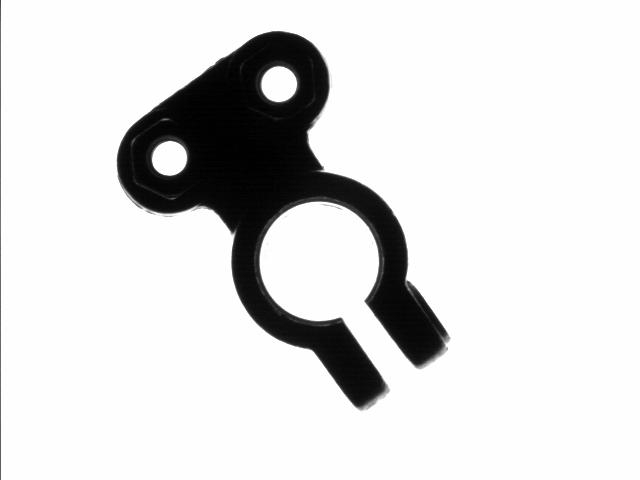
#> input picture Images/Battery/BAT0001.PNG, 640 x 480 px
$ jupyter execute Notebook_5.ipynb   (shell and % lines are left out)
#> lines starting #> are read from the running program, lines starting #| are printed output that depends on the picture; after the words box and inside, x2 and y2 are one past the last pixel; in counts of white or black regions, pixels touching at a corner belong together
# Image segmentation with OpenCV

[cell 1]
import cv2
import numpy as np

from matplotlib import pyplot as plt

#### 1. Load the images 'Battery/BAT0001.PNG' and 'Oil Filter/OilFilt1.jpg' (`im1` and `im2`) and show them in a figure.

[cell 2]
im1 = cv2.imread('../Images/Battery/BAT0001.PNG', 0)
#> im1 is the input picture: shape (480, 640); min 0, max 255, mean 220.4
im2 = cv2.imread('../Images/Oil Filter/OilFilt1.jpg', 0)
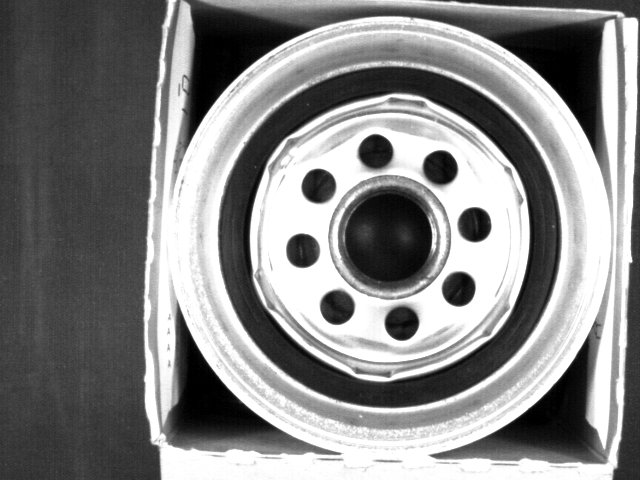
#> input picture Images/Oil Filter/OilFilt1.jpg, 640 x 480 px
#> im2 is the input picture: shape (480, 640); min 0, max 255, mean 133.2

plt.figure(0)
plt.subplot(2, 1, 1), plt.imshow(im1, 'gray')
plt.subplot(2, 1, 2), plt.imshow(im2, 'gray')
plt.show()
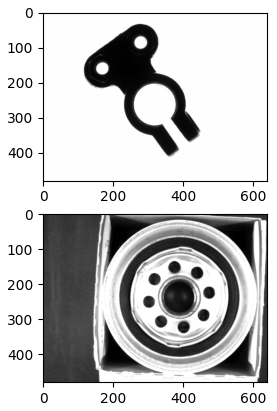
#> figure drawn by matplotlib, 2 panels

#### 2. Use the function cv2.HoughCircles() to detect circles in the images `im1` and `im2`.

Unfortunately, the Hough technique to find circles depends of a great number of parameters to make the algorithm both accurate and fast. You need to tune the parameters until you find an useful result.

[cell 3]
circles = cv2.HoughCircles(im1, cv2.HOUGH_GRADIENT, 1, 40, param1=50, param2=60, minRadius=0, maxRadius=0)
#> circles = [[318.5, 260.5, 59.3], [170.5, 163.5, 54.2], [279.5, 81.5, 49.9]]

[cell 4]
cim1 = cv2.cvtColor(im1, cv2.COLOR_GRAY2RGB)

for i in circles[0, :]:
    cv2.circle(cim1, (i[0], i[1]), i[2], (0, 255, 0), 2) # draw the circle in green
    cv2.circle(cim1, (i[0], i[1]), 2, (255, 0, 0), 3) # draw the center in red
#> this loop made 3 passes
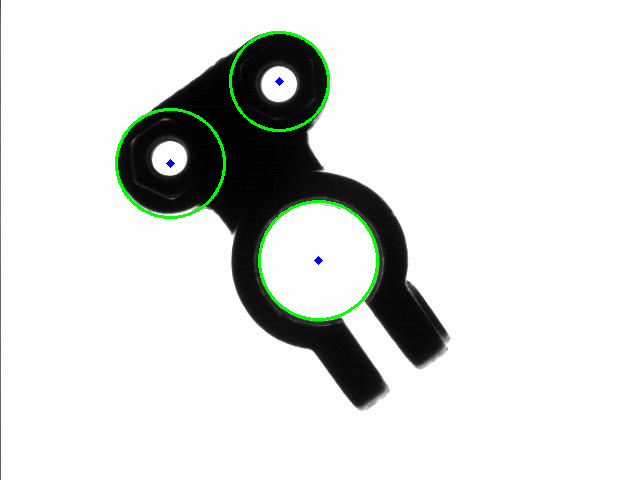
#> cim1: shape (480, 640, 3); 1.03% of pixels changed, all inside (x1, y1, x2, y2) = (115, 31, 379, 321)

plt.figure(1)
plt.imshow(cim1)
plt.show()

However, the same parameters won't work for different types of images. **Note**: this will take a while.

[cell 5]
circles = cv2.HoughCircles(im2, cv2.HOUGH_GRADIENT, 1, 40, param1=50, param2=60, minRadius=0, maxRadius=0)
#> circles = 87 rows, first 8: [389.5, 226.5, 185.9], [316.5, 232.5, 228.3], [367.5, 261.5, 172], [406.5, 272.5, 172.8], [442.5, 194.5, 193.5], [277.5, 285.5, 171.5], [345.5, 185.5, 154], [366.5, 301.5, 143.9]

[cell 6]
cim2 = cv2.cvtColor(im2, cv2.COLOR_GRAY2RGB)

for i in circles[0, :]:
    cv2.circle(cim2, (i[0], i[1]), i[2], (0, 255, 0), 2)
    cv2.circle(cim2, (i[0], i[1]), 2, (255, 0, 0), 3)
#> this loop made 87 passes
#> i on passes 1 to 12: [389.5, 226.5, 185.9], [316.5, 232.5, 228.3], [367.5, 261.5, 172], [406.5, 272.5, 172.8], [442.5, 194.5, 193.5], [277.5, 285.5, 171.5], [345.5, 185.5, 154], [366.5, 301.5, 143.9], [454.5, 279.5, 134], [327.5, 282.5, 133.5], [483.5, 247.5, 138.9], [410.5, 165.5, 133.2]
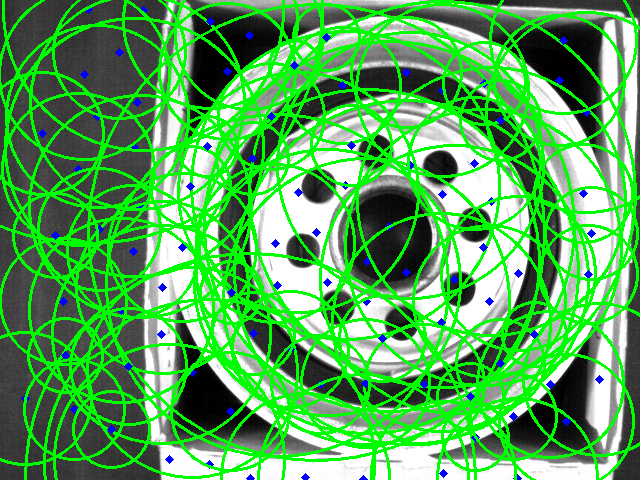
#> cim2: shape (480, 640, 3); mean B, G, R 88.8, 167.8, 86.3

plt.figure(2)
plt.imshow(cim2)
plt.show()
